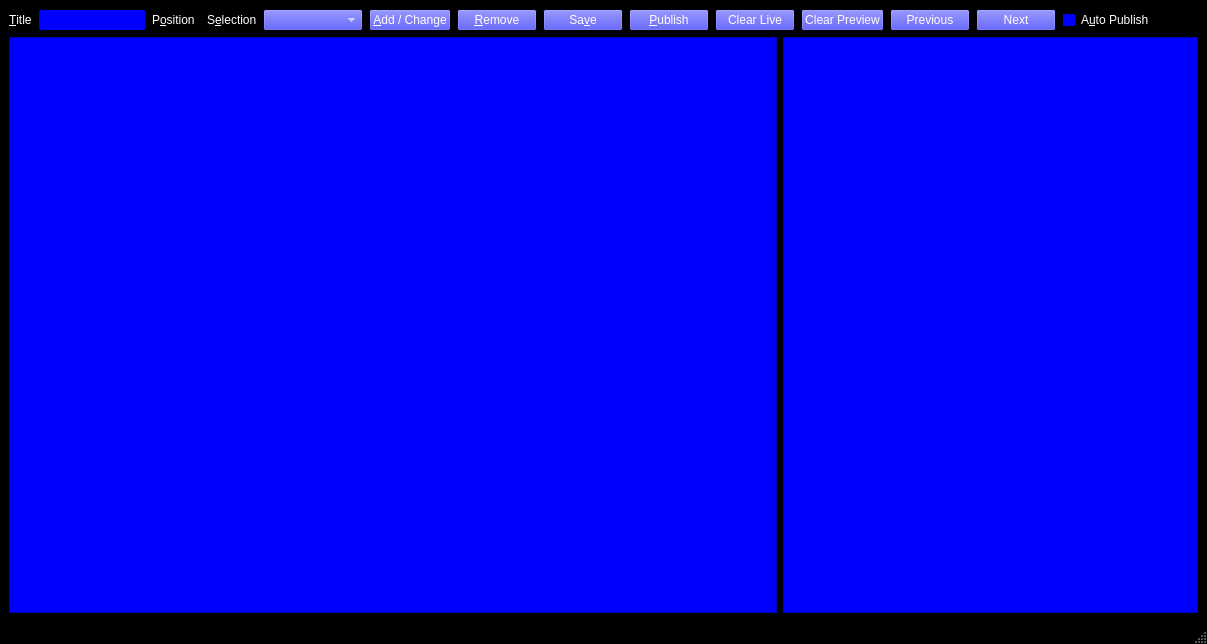
<?xml version="1.0" encoding="UTF-8"?>
<ui version="4.0">
 <class>MainWindow</class>
 <widget class="QMainWindow" name="MainWindow">
  <property name="geometry">
   <rect>
    <x>0</x>
    <y>0</y>
    <width>1207</width>
    <height>634</height>
   </rect>
  </property>
  <property name="palette">
   <palette>
    <active>
     <colorrole role="WindowText">
      <brush brushstyle="SolidPattern">
       <color alpha="255">
        <red>255</red>
        <green>255</green>
        <blue>255</blue>
       </color>
      </brush>
     </colorrole>
     <colorrole role="Button">
      <brush brushstyle="SolidPattern">
       <color alpha="255">
        <red>0</red>
        <green>0</green>
        <blue>255</blue>
       </color>
      </brush>
     </colorrole>
     <colorrole role="Light">
      <brush brushstyle="SolidPattern">
       <color alpha="255">
        <red>0</red>
        <green>0</green>
        <blue>0</blue>
       </color>
      </brush>
     </colorrole>
     <colorrole role="Midlight">
      <brush brushstyle="SolidPattern">
       <color alpha="255">
        <red>0</red>
        <green>0</green>
        <blue>0</blue>
       </color>
      </brush>
     </colorrole>
     <colorrole role="Dark">
      <brush brushstyle="SolidPattern">
       <color alpha="255">
        <red>0</red>
        <green>0</green>
        <blue>0</blue>
       </color>
      </brush>
     </colorrole>
     <colorrole role="Mid">
      <brush brushstyle="SolidPattern">
       <color alpha="255">
        <red>0</red>
        <green>0</green>
        <blue>0</blue>
       </color>
      </brush>
     </colorrole>
     <colorrole role="Text">
      <brush brushstyle="SolidPattern">
       <color alpha="255">
        <red>255</red>
        <green>255</green>
        <blue>255</blue>
       </color>
      </brush>
     </colorrole>
     <colorrole role="BrightText">
      <brush brushstyle="SolidPattern">
       <color alpha="255">
        <red>255</red>
        <green>255</green>
        <blue>255</blue>
       </color>
      </brush>
     </colorrole>
     <colorrole role="ButtonText">
      <brush brushstyle="SolidPattern">
       <color alpha="255">
        <red>255</red>
        <green>255</green>
        <blue>255</blue>
       </color>
      </brush>
     </colorrole>
     <colorrole role="Base">
      <brush brushstyle="SolidPattern">
       <color alpha="255">
        <red>0</red>
        <green>0</green>
        <blue>255</blue>
       </color>
      </brush>
     </colorrole>
     <colorrole role="Window">
      <brush brushstyle="SolidPattern">
       <color alpha="255">
        <red>0</red>
        <green>0</green>
        <blue>0</blue>
       </color>
      </brush>
     </colorrole>
     <colorrole role="Shadow">
      <brush brushstyle="SolidPattern">
       <color alpha="255">
        <red>0</red>
        <green>0</green>
        <blue>0</blue>
       </color>
      </brush>
     </colorrole>
     <colorrole role="AlternateBase">
      <brush brushstyle="SolidPattern">
       <color alpha="255">
        <red>0</red>
        <green>0</green>
        <blue>0</blue>
       </color>
      </brush>
     </colorrole>
     <colorrole role="ToolTipBase">
      <brush brushstyle="SolidPattern">
       <color alpha="255">
        <red>255</red>
        <green>255</green>
        <blue>220</blue>
       </color>
      </brush>
     </colorrole>
     <colorrole role="ToolTipText">
      <brush brushstyle="SolidPattern">
       <color alpha="255">
        <red>0</red>
        <green>0</green>
        <blue>0</blue>
       </color>
      </brush>
     </colorrole>
    </active>
    <inactive>
     <colorrole role="WindowText">
      <brush brushstyle="SolidPattern">
       <color alpha="255">
        <red>255</red>
        <green>255</green>
        <blue>255</blue>
       </color>
      </brush>
     </colorrole>
     <colorrole role="Button">
      <brush brushstyle="SolidPattern">
       <color alpha="255">
        <red>0</red>
        <green>0</green>
        <blue>255</blue>
       </color>
      </brush>
     </colorrole>
     <colorrole role="Light">
      <brush brushstyle="SolidPattern">
       <color alpha="255">
        <red>0</red>
        <green>0</green>
        <blue>0</blue>
       </color>
      </brush>
     </colorrole>
     <colorrole role="Midlight">
      <brush brushstyle="SolidPattern">
       <color alpha="255">
        <red>0</red>
        <green>0</green>
        <blue>0</blue>
       </color>
      </brush>
     </colorrole>
     <colorrole role="Dark">
      <brush brushstyle="SolidPattern">
       <color alpha="255">
        <red>0</red>
        <green>0</green>
        <blue>0</blue>
       </color>
      </brush>
     </colorrole>
     <colorrole role="Mid">
      <brush brushstyle="SolidPattern">
       <color alpha="255">
        <red>0</red>
        <green>0</green>
        <blue>0</blue>
       </color>
      </brush>
     </colorrole>
     <colorrole role="Text">
      <brush brushstyle="SolidPattern">
       <color alpha="255">
        <red>255</red>
        <green>255</green>
        <blue>255</blue>
       </color>
      </brush>
     </colorrole>
     <colorrole role="BrightText">
      <brush brushstyle="SolidPattern">
       <color alpha="255">
        <red>255</red>
        <green>255</green>
        <blue>255</blue>
       </color>
      </brush>
     </colorrole>
     <colorrole role="ButtonText">
      <brush brushstyle="SolidPattern">
       <color alpha="255">
        <red>255</red>
        <green>255</green>
        <blue>255</blue>
       </color>
      </brush>
     </colorrole>
     <colorrole role="Base">
      <brush brushstyle="SolidPattern">
       <color alpha="255">
        <red>0</red>
        <green>0</green>
        <blue>255</blue>
       </color>
      </brush>
     </colorrole>
     <colorrole role="Window">
      <brush brushstyle="SolidPattern">
       <color alpha="255">
        <red>0</red>
        <green>0</green>
        <blue>0</blue>
       </color>
      </brush>
     </colorrole>
     <colorrole role="Shadow">
      <brush brushstyle="SolidPattern">
       <color alpha="255">
        <red>0</red>
        <green>0</green>
        <blue>0</blue>
       </color>
      </brush>
     </colorrole>
     <colorrole role="AlternateBase">
      <brush brushstyle="SolidPattern">
       <color alpha="255">
        <red>0</red>
        <green>0</green>
        <blue>0</blue>
       </color>
      </brush>
     </colorrole>
     <colorrole role="ToolTipBase">
      <brush brushstyle="SolidPattern">
       <color alpha="255">
        <red>255</red>
        <green>255</green>
        <blue>220</blue>
       </color>
      </brush>
     </colorrole>
     <colorrole role="ToolTipText">
      <brush brushstyle="SolidPattern">
       <color alpha="255">
        <red>0</red>
        <green>0</green>
        <blue>0</blue>
       </color>
      </brush>
     </colorrole>
    </inactive>
    <disabled>
     <colorrole role="WindowText">
      <brush brushstyle="SolidPattern">
       <color alpha="255">
        <red>0</red>
        <green>0</green>
        <blue>0</blue>
       </color>
      </brush>
     </colorrole>
     <colorrole role="Button">
      <brush brushstyle="SolidPattern">
       <color alpha="255">
        <red>0</red>
        <green>0</green>
        <blue>255</blue>
       </color>
      </brush>
     </colorrole>
     <colorrole role="Light">
      <brush brushstyle="SolidPattern">
       <color alpha="255">
        <red>0</red>
        <green>0</green>
        <blue>0</blue>
       </color>
      </brush>
     </colorrole>
     <colorrole role="Midlight">
      <brush brushstyle="SolidPattern">
       <color alpha="255">
        <red>0</red>
        <green>0</green>
        <blue>0</blue>
       </color>
      </brush>
     </colorrole>
     <colorrole role="Dark">
      <brush brushstyle="SolidPattern">
       <color alpha="255">
        <red>0</red>
        <green>0</green>
        <blue>0</blue>
       </color>
      </brush>
     </colorrole>
     <colorrole role="Mid">
      <brush brushstyle="SolidPattern">
       <color alpha="255">
        <red>0</red>
        <green>0</green>
        <blue>0</blue>
       </color>
      </brush>
     </colorrole>
     <colorrole role="Text">
      <brush brushstyle="SolidPattern">
       <color alpha="255">
        <red>0</red>
        <green>0</green>
        <blue>0</blue>
       </color>
      </brush>
     </colorrole>
     <colorrole role="BrightText">
      <brush brushstyle="SolidPattern">
       <color alpha="255">
        <red>255</red>
        <green>255</green>
        <blue>255</blue>
       </color>
      </brush>
     </colorrole>
     <colorrole role="ButtonText">
      <brush brushstyle="SolidPattern">
       <color alpha="255">
        <red>0</red>
        <green>0</green>
        <blue>0</blue>
       </color>
      </brush>
     </colorrole>
     <colorrole role="Base">
      <brush brushstyle="SolidPattern">
       <color alpha="255">
        <red>0</red>
        <green>0</green>
        <blue>0</blue>
       </color>
      </brush>
     </colorrole>
     <colorrole role="Window">
      <brush brushstyle="SolidPattern">
       <color alpha="255">
        <red>0</red>
        <green>0</green>
        <blue>0</blue>
       </color>
      </brush>
     </colorrole>
     <colorrole role="Shadow">
      <brush brushstyle="SolidPattern">
       <color alpha="255">
        <red>0</red>
        <green>0</green>
        <blue>0</blue>
       </color>
      </brush>
     </colorrole>
     <colorrole role="AlternateBase">
      <brush brushstyle="SolidPattern">
       <color alpha="255">
        <red>0</red>
        <green>0</green>
        <blue>0</blue>
       </color>
      </brush>
     </colorrole>
     <colorrole role="ToolTipBase">
      <brush brushstyle="SolidPattern">
       <color alpha="255">
        <red>255</red>
        <green>255</green>
        <blue>220</blue>
       </color>
      </brush>
     </colorrole>
     <colorrole role="ToolTipText">
      <brush brushstyle="SolidPattern">
       <color alpha="255">
        <red>0</red>
        <green>0</green>
        <blue>0</blue>
       </color>
      </brush>
     </colorrole>
    </disabled>
   </palette>
  </property>
  <property name="windowTitle">
   <string>4.48 Texter</string>
  </property>
  <widget class="QWidget" name="centralwidget">
   <layout class="QVBoxLayout" name="verticalLayout">
    <item>
     <layout class="QHBoxLayout" name="horizontalLayout_2">
      <item>
       <widget class="QLabel" name="label">
        <property name="text">
         <string>&amp;Title</string>
        </property>
        <property name="buddy">
         <cstring>item_title</cstring>
        </property>
       </widget>
      </item>
      <item>
       <widget class="QLineEdit" name="item_title">
        <property name="minimumSize">
         <size>
          <width>100</width>
          <height>0</height>
         </size>
        </property>
       </widget>
      </item>
      <item>
       <widget class="QLabel" name="label_2">
        <property name="text">
         <string>P&amp;osition</string>
        </property>
        <property name="buddy">
         <cstring>item_position_input</cstring>
        </property>
       </widget>
      </item>
      <item>
       <widget class="KIntNumInput" name="item_position_input">
        <property name="maximumSize">
         <size>
          <width>50</width>
          <height>16777215</height>
         </size>
        </property>
       </widget>
      </item>
      <item>
       <widget class="QLabel" name="label_3">
        <property name="text">
         <string>S&amp;election</string>
        </property>
        <property name="buddy">
         <cstring>edit_item_selection</cstring>
        </property>
       </widget>
      </item>
      <item>
       <widget class="QComboBox" name="edit_item_selection">
        <property name="minimumSize">
         <size>
          <width>100</width>
          <height>0</height>
         </size>
        </property>
       </widget>
      </item>
      <item>
       <widget class="QPushButton" name="add_button">
        <property name="text">
         <string>&amp;Add / Change</string>
        </property>
       </widget>
      </item>
      <item>
       <widget class="QPushButton" name="remove_item_button">
        <property name="text">
         <string>&amp;Remove</string>
        </property>
       </widget>
      </item>
      <item>
       <widget class="QPushButton" name="save_button">
        <property name="text">
         <string>Sa&amp;ve</string>
        </property>
       </widget>
      </item>
      <item>
       <widget class="QPushButton" name="publish_button">
        <property name="text">
         <string>&amp;Publish</string>
        </property>
        <property name="checkable">
         <bool>false</bool>
        </property>
       </widget>
      </item>
      <item>
       <widget class="QPushButton" name="clear_live_button">
        <property name="text">
         <string>Clear Live</string>
        </property>
       </widget>
      </item>
      <item>
       <widget class="QPushButton" name="clear_preview_button">
        <property name="text">
         <string>Clear Preview</string>
        </property>
       </widget>
      </item>
      <item>
       <widget class="QPushButton" name="previous_button">
        <property name="text">
         <string>Previous</string>
        </property>
       </widget>
      </item>
      <item>
       <widget class="QPushButton" name="next_button">
        <property name="text">
         <string>Next</string>
        </property>
        <property name="shortcut">
         <string comment=" "/>
        </property>
       </widget>
      </item>
      <item>
       <widget class="QCheckBox" name="auto_publish_checkbox">
        <property name="text">
         <string>A&amp;uto Publish</string>
        </property>
       </widget>
      </item>
      <item>
       <spacer name="horizontalSpacer">
        <property name="orientation">
         <enum>Qt::Horizontal</enum>
        </property>
        <property name="sizeHint" stdset="0">
         <size>
          <width>40</width>
          <height>20</height>
         </size>
        </property>
       </spacer>
      </item>
     </layout>
    </item>
    <item>
     <layout class="QHBoxLayout" name="horizontalLayout">
      <item>
       <widget class="KRichTextWidget" name="live_text">
        <property name="minimumSize">
         <size>
          <width>768</width>
          <height>576</height>
         </size>
        </property>
        <property name="maximumSize">
         <size>
          <width>768</width>
          <height>576</height>
         </size>
        </property>
        <property name="palette">
         <palette>
          <active>
           <colorrole role="WindowText">
            <brush brushstyle="SolidPattern">
             <color alpha="255">
              <red>255</red>
              <green>255</green>
              <blue>255</blue>
             </color>
            </brush>
           </colorrole>
           <colorrole role="Text">
            <brush brushstyle="SolidPattern">
             <color alpha="255">
              <red>255</red>
              <green>255</green>
              <blue>255</blue>
             </color>
            </brush>
           </colorrole>
           <colorrole role="Base">
            <brush brushstyle="SolidPattern">
             <color alpha="255">
              <red>0</red>
              <green>0</green>
              <blue>255</blue>
             </color>
            </brush>
           </colorrole>
           <colorrole role="Window">
            <brush brushstyle="SolidPattern">
             <color alpha="255">
              <red>0</red>
              <green>0</green>
              <blue>255</blue>
             </color>
            </brush>
           </colorrole>
          </active>
          <inactive>
           <colorrole role="WindowText">
            <brush brushstyle="SolidPattern">
             <color alpha="255">
              <red>255</red>
              <green>255</green>
              <blue>255</blue>
             </color>
            </brush>
           </colorrole>
           <colorrole role="Text">
            <brush brushstyle="SolidPattern">
             <color alpha="255">
              <red>255</red>
              <green>255</green>
              <blue>255</blue>
             </color>
            </brush>
           </colorrole>
           <colorrole role="Base">
            <brush brushstyle="SolidPattern">
             <color alpha="255">
              <red>0</red>
              <green>0</green>
              <blue>255</blue>
             </color>
            </brush>
           </colorrole>
           <colorrole role="Window">
            <brush brushstyle="SolidPattern">
             <color alpha="255">
              <red>0</red>
              <green>0</green>
              <blue>255</blue>
             </color>
            </brush>
           </colorrole>
          </inactive>
          <disabled>
           <colorrole role="WindowText">
            <brush brushstyle="SolidPattern">
             <color alpha="255">
              <red>128</red>
              <green>125</green>
              <blue>123</blue>
             </color>
            </brush>
           </colorrole>
           <colorrole role="Text">
            <brush brushstyle="SolidPattern">
             <color alpha="255">
              <red>128</red>
              <green>125</green>
              <blue>123</blue>
             </color>
            </brush>
           </colorrole>
           <colorrole role="Base">
            <brush brushstyle="SolidPattern">
             <color alpha="255">
              <red>0</red>
              <green>0</green>
              <blue>255</blue>
             </color>
            </brush>
           </colorrole>
           <colorrole role="Window">
            <brush brushstyle="SolidPattern">
             <color alpha="255">
              <red>0</red>
              <green>0</green>
              <blue>255</blue>
             </color>
            </brush>
           </colorrole>
          </disabled>
         </palette>
        </property>
        <property name="font">
         <font>
          <family>Monospace</family>
          <pointsize>22</pointsize>
         </font>
        </property>
        <property name="autoFillBackground">
         <bool>true</bool>
        </property>
        <property name="acceptRichText">
         <bool>true</bool>
        </property>
        <property name="textInteractionFlags">
         <set>Qt::LinksAccessibleByKeyboard|Qt::LinksAccessibleByMouse|Qt::TextBrowserInteraction|Qt::TextEditable|Qt::TextEditorInteraction|Qt::TextSelectableByKeyboard|Qt::TextSelectableByMouse</set>
        </property>
       </widget>
      </item>
      <item>
       <widget class="KRichTextWidget" name="preview_text">
        <property name="minimumSize">
         <size>
          <width>400</width>
          <height>576</height>
         </size>
        </property>
        <property name="maximumSize">
         <size>
          <width>768</width>
          <height>576</height>
         </size>
        </property>
        <property name="palette">
         <palette>
          <active>
           <colorrole role="WindowText">
            <brush brushstyle="SolidPattern">
             <color alpha="255">
              <red>255</red>
              <green>255</green>
              <blue>255</blue>
             </color>
            </brush>
           </colorrole>
           <colorrole role="Text">
            <brush brushstyle="SolidPattern">
             <color alpha="255">
              <red>255</red>
              <green>255</green>
              <blue>255</blue>
             </color>
            </brush>
           </colorrole>
           <colorrole role="Base">
            <brush brushstyle="SolidPattern">
             <color alpha="255">
              <red>0</red>
              <green>0</green>
              <blue>255</blue>
             </color>
            </brush>
           </colorrole>
           <colorrole role="Window">
            <brush brushstyle="SolidPattern">
             <color alpha="255">
              <red>0</red>
              <green>0</green>
              <blue>255</blue>
             </color>
            </brush>
           </colorrole>
          </active>
          <inactive>
           <colorrole role="WindowText">
            <brush brushstyle="SolidPattern">
             <color alpha="255">
              <red>255</red>
              <green>255</green>
              <blue>255</blue>
             </color>
            </brush>
           </colorrole>
           <colorrole role="Text">
            <brush brushstyle="SolidPattern">
             <color alpha="255">
              <red>255</red>
              <green>255</green>
              <blue>255</blue>
             </color>
            </brush>
           </colorrole>
           <colorrole role="Base">
            <brush brushstyle="SolidPattern">
             <color alpha="255">
              <red>0</red>
              <green>0</green>
              <blue>255</blue>
             </color>
            </brush>
           </colorrole>
           <colorrole role="Window">
            <brush brushstyle="SolidPattern">
             <color alpha="255">
              <red>0</red>
              <green>0</green>
              <blue>255</blue>
             </color>
            </brush>
           </colorrole>
          </inactive>
          <disabled>
           <colorrole role="WindowText">
            <brush brushstyle="SolidPattern">
             <color alpha="255">
              <red>128</red>
              <green>125</green>
              <blue>123</blue>
             </color>
            </brush>
           </colorrole>
           <colorrole role="Text">
            <brush brushstyle="SolidPattern">
             <color alpha="255">
              <red>128</red>
              <green>125</green>
              <blue>123</blue>
             </color>
            </brush>
           </colorrole>
           <colorrole role="Base">
            <brush brushstyle="SolidPattern">
             <color alpha="255">
              <red>0</red>
              <green>0</green>
              <blue>255</blue>
             </color>
            </brush>
           </colorrole>
           <colorrole role="Window">
            <brush brushstyle="SolidPattern">
             <color alpha="255">
              <red>0</red>
              <green>0</green>
              <blue>255</blue>
             </color>
            </brush>
           </colorrole>
          </disabled>
         </palette>
        </property>
        <property name="font">
         <font>
          <family>Monospace</family>
          <pointsize>22</pointsize>
         </font>
        </property>
        <property name="contextMenuPolicy">
         <enum>Qt::ActionsContextMenu</enum>
        </property>
        <property name="autoFillBackground">
         <bool>true</bool>
        </property>
        <property name="frameShape">
         <enum>QFrame::StyledPanel</enum>
        </property>
        <property name="acceptRichText">
         <bool>true</bool>
        </property>
        <property name="textInteractionFlags">
         <set>Qt::LinksAccessibleByKeyboard|Qt::LinksAccessibleByMouse|Qt::TextBrowserInteraction|Qt::TextEditable|Qt::TextEditorInteraction|Qt::TextSelectableByKeyboard|Qt::TextSelectableByMouse</set>
        </property>
       </widget>
      </item>
     </layout>
    </item>
   </layout>
  </widget>
  <widget class="QStatusBar" name="statusbar"/>
 </widget>
 <customwidgets>
  <customwidget>
   <class>KRichTextEdit</class>
   <extends>KTextEdit</extends>
   <header>krichtextedit.h</header>
  </customwidget>
  <customwidget>
   <class>KTextEdit</class>
   <extends>QTextEdit</extends>
   <header>ktextedit.h</header>
  </customwidget>
  <customwidget>
   <class>KRichTextWidget</class>
   <extends>KRichTextEdit</extends>
   <header>krichtextwidget.h</header>
  </customwidget>
  <customwidget>
   <class>KIntNumInput</class>
   <extends>QWidget</extends>
   <header>knuminput.h</header>
  </customwidget>
 </customwidgets>
 <tabstops>
  <tabstop>item_title</tabstop>
  <tabstop>item_position_input</tabstop>
  <tabstop>remove_item_button</tabstop>
 </tabstops>
 <resources/>
 <connections/>
</ui>
